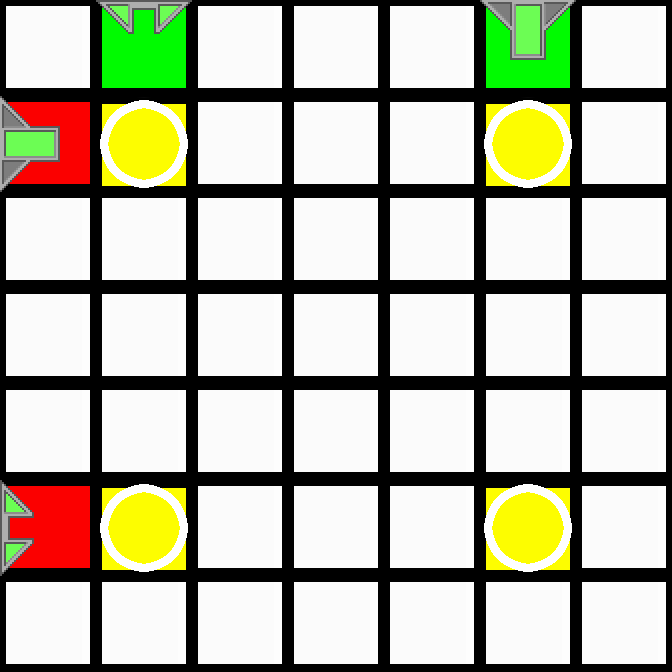

Rendered tile map (Tiled .tmx) drawn with the repository's tilesets; below, a short description and the full map source, tile grids included:
An orthogonal 7x7 tile map with 96x96 px tiles, 2 tile layers (Colors, Tiles).

<map version="1.0" orientation="orthogonal" renderorder="right-down" width="7" height="7" tilewidth="96" tileheight="96">
 <properties>
  <property name="AvailableColors" value="0, 0" />
  <property name="AvailableTiles" value="1, 1, 2, 2" />
 </properties>
 <tileset firstgid="1" source="../tiles.tsx" />
 <layer name="Colors" width="7" height="7">
  <data encoding="csv">
87,82,87,87,87,82,87,
81,84,87,87,87,84,87,
87,87,87,87,87,87,87,
87,87,87,87,87,87,87,
87,87,87,87,87,87,87,
81,84,87,87,87,84,87,
87,87,87,87,87,87,87
</data>
 </layer>
 <layer name="Tiles" width="7" height="7">
  <data encoding="csv">
1,11,1,1,1,7,1,
6,29,1,1,1,29,1,
1,1,1,1,1,1,1,
1,1,1,1,1,1,1,
1,1,1,1,1,1,1,
10,29,1,1,1,29,1,
1,1,1,1,1,1,1
</data>
 </layer>
</map>
